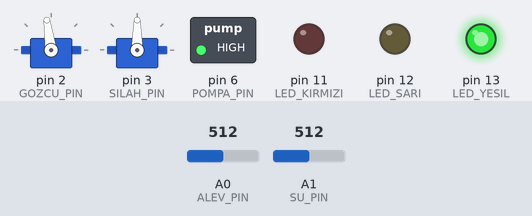
The sketch below on a simulated Arduino Uno, built with avr-gcc and run on an emulated ATmega328P. Parts: 2 × servo, switched loads named in the sketch (green lamp = pin HIGH), output pins drawn as LEDs (lit = HIGH). Dashed ring = blinking. Inputs (shaded band) come from the test bench; at power-on: A0 (ALEV_PIN) = 512, A1 (SU_PIN) = 512.

Above: at 2.5 s.
2.6 s: A0 (ALEV_PIN) set to 415
6.1 s: A0 (ALEV_PIN) set to 383
At 7.7 s:
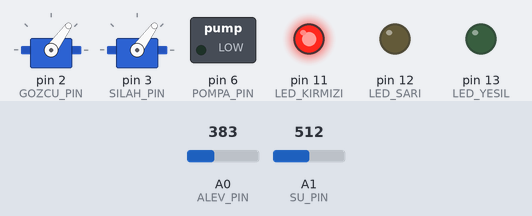
8.2 s: A1 (SU_PIN) set to 108
9.7 s: A1 (SU_PIN) set to 91
At 10.7 s:
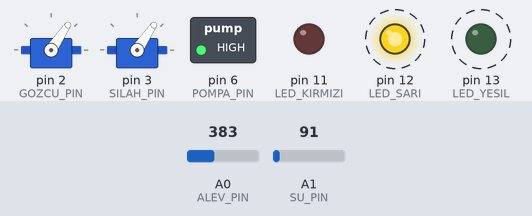
17.4 s: A1 (SU_PIN) set to 122
At 18.0 s:
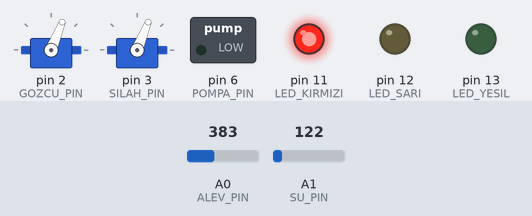
19.1 s: A1 (SU_PIN) set to 10
At 20.1 s:
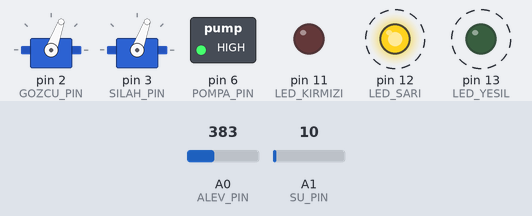
Timing chart, 0 to 39.2 s (numbered marks = the images above; inputs shaded):
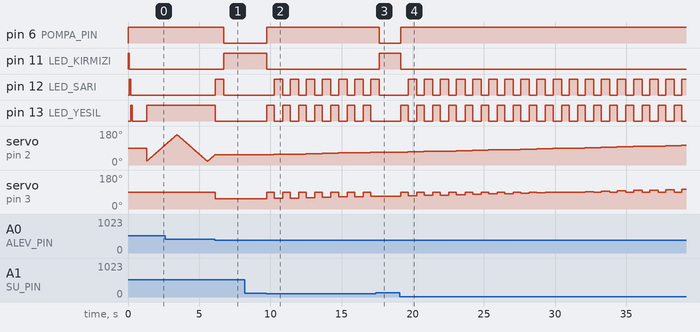

The sketch:

Yangin_Sondurme_Ardunio.ino
```cpp
#include <Servo.h>

// --- PARÇALAR ---
Servo gozcuServo;   // Radar
Servo silahServo;   // Hortum

// --- PİNLER ---
const int GOZCU_PIN = 2;
const int SILAH_PIN = 3;
const int POMPA_PIN = 6;
const int ALEV_PIN  = A0;  // Ateş Sensörü
const int SU_PIN    = A1;  // YENİ: Su Seviye Sensörü

// Trafik Işıkları
const int LED_KIRMIZI = 11;
const int LED_SARI    = 12;
const int LED_YESIL   = 13;

// --- AYARLAR ---
int taramaHizi = 30;
int hassasiyet = 400;      // Ateş algılama sınırı
int suSiniri   = 100;      // Su sensörü ıslakken 300-500 verir, kuruysa 0-50.

// Röle Tetikleme
#define POMPA_AC    LOW
#define POMPA_KAPAT HIGH

void setup() {
  gozcuServo.attach(GOZCU_PIN);
  silahServo.attach(SILAH_PIN);

  pinMode(POMPA_PIN, OUTPUT);
  pinMode(ALEV_PIN, INPUT);
  pinMode(SU_PIN, INPUT);    // Su sensörü giriş

  pinMode(LED_KIRMIZI, OUTPUT);
  pinMode(LED_SARI, OUTPUT);
  pinMode(LED_YESIL, OUTPUT);

  digitalWrite(POMPA_PIN, POMPA_KAPAT);

  // Başlangıç Selamlaması
  digitalWrite(LED_KIRMIZI, HIGH); delay(100); digitalWrite(LED_KIRMIZI, LOW);
  digitalWrite(LED_SARI, HIGH);    delay(100); digitalWrite(LED_SARI, LOW);
  digitalWrite(LED_YESIL, HIGH);   delay(100); digitalWrite(LED_YESIL, LOW);

  gozcuServo.write(90);
  silahServo.write(90);
  delay(1000);
}

void loop() {
  // Önce Su Kontrolü Yap!
  if (suVarMi() == false) {
    // SU BİTTİ UYARISI (Bütün ışıklar yanıp söner)
    digitalWrite(LED_KIRMIZI, HIGH);
    digitalWrite(LED_SARI, HIGH);
    digitalWrite(LED_YESIL, HIGH);
    delay(200);
    digitalWrite(LED_KIRMIZI, LOW);
    digitalWrite(LED_SARI, LOW);
    digitalWrite(LED_YESIL, LOW);
    delay(200);
    return; // Su yoksa aşağıya inme, tarama yapma!
  }

  // Su varsa normal devriyeye devam et (Yeşil Yan)
  digitalWrite(LED_YESIL, HIGH);

  // --- SOLA TARAMA ---
  for (int aci = 20; aci <= 160; aci += 2) {
    gozcuServo.write(aci);
    delay(taramaHizi);
    if (atesVarMi()) ateseSaldir(aci);
  }

  // --- SAĞA TARAMA ---
  for (int aci = 160; aci >= 20; aci -= 2) {
    gozcuServo.write(aci);
    delay(taramaHizi);
    if (atesVarMi()) ateseSaldir(aci);
  }
}

// --- FONKSİYONLAR ---

bool suVarMi() {
  int seviye = analogRead(SU_PIN);
  if (seviye > suSiniri) return true; // Su var
  else return false;                  // Kuru
}

bool atesVarMi() {
  if (analogRead(ALEV_PIN) < hassasiyet) return true;
  else return false;
}

void ateseSaldir(int hedefAci) {
  // Ateş Bulundu!
  digitalWrite(LED_YESIL, LOW);
  digitalWrite(LED_SARI, HIGH); // Nişan al

  silahServo.write(hedefAci);
  delay(600);

  // Saldırı
  digitalWrite(LED_SARI, LOW);
  digitalWrite(LED_KIRMIZI, HIGH);
  digitalWrite(POMPA_PIN, POMPA_AC);

  while (analogRead(ALEV_PIN) < hassasiyet) {
    // Sıkarken su biterse pompayı korumak için dur!
    if (suVarMi() == false) {
      digitalWrite(POMPA_PIN, POMPA_KAPAT);
      break;
    }
    delay(100);
  }

  digitalWrite(POMPA_PIN, POMPA_KAPAT);
  digitalWrite(LED_KIRMIZI, LOW);
  digitalWrite(LED_YESIL, HIGH);

  silahServo.write(90);
  delay(500);
}
```

Measured:
- the behaviour switches between 400 and 399 on A0 (ALEV_PIN) (found by bisection; images 0 and 1)
- the behaviour switches between 101 and 100 on A1 (SU_PIN) (found by bisection; images 1 and 2)
- after the input at 6.1 s, pin 6 (POMPA_PIN): HIGH → LOW after 0.63 s; pin 11 (LED_KIRMIZI): LOW → HIGH after 0.63 s; pin 12 (LED_SARI): LOW → HIGH at once, → LOW 0.60 s later; pin 13 (LED_YESIL): HIGH → LOW at once; servo on pin 2 (GOZCU_PIN): stays 54° (without the input it goes to 56° after 0.03 s)
- after the input at 8.2 s, every drawn part: stays the same
- after the input at 9.7 s, pin 6 (POMPA_PIN): LOW → HIGH at once; pin 11 (LED_KIRMIZI): HIGH → LOW at once
- after the input at 17.4 s, pin 6 (POMPA_PIN): HIGH → LOW after 0.25 s; pin 11 (LED_KIRMIZI): LOW → HIGH after 0.25 s; pin 12 (LED_SARI): goes on until 17.7 s, then stays LOW; pin 13 (LED_YESIL): stays LOW (without the input it goes to HIGH after 0.25 s); servo on pin 2 (GOZCU_PIN): stays 68° (without the input it goes to 70° after 0.75 s)
- after the input at 19.1 s, pin 6 (POMPA_PIN): LOW → HIGH after 0.05 s; pin 11 (LED_KIRMIZI): HIGH → LOW after 0.05 s
